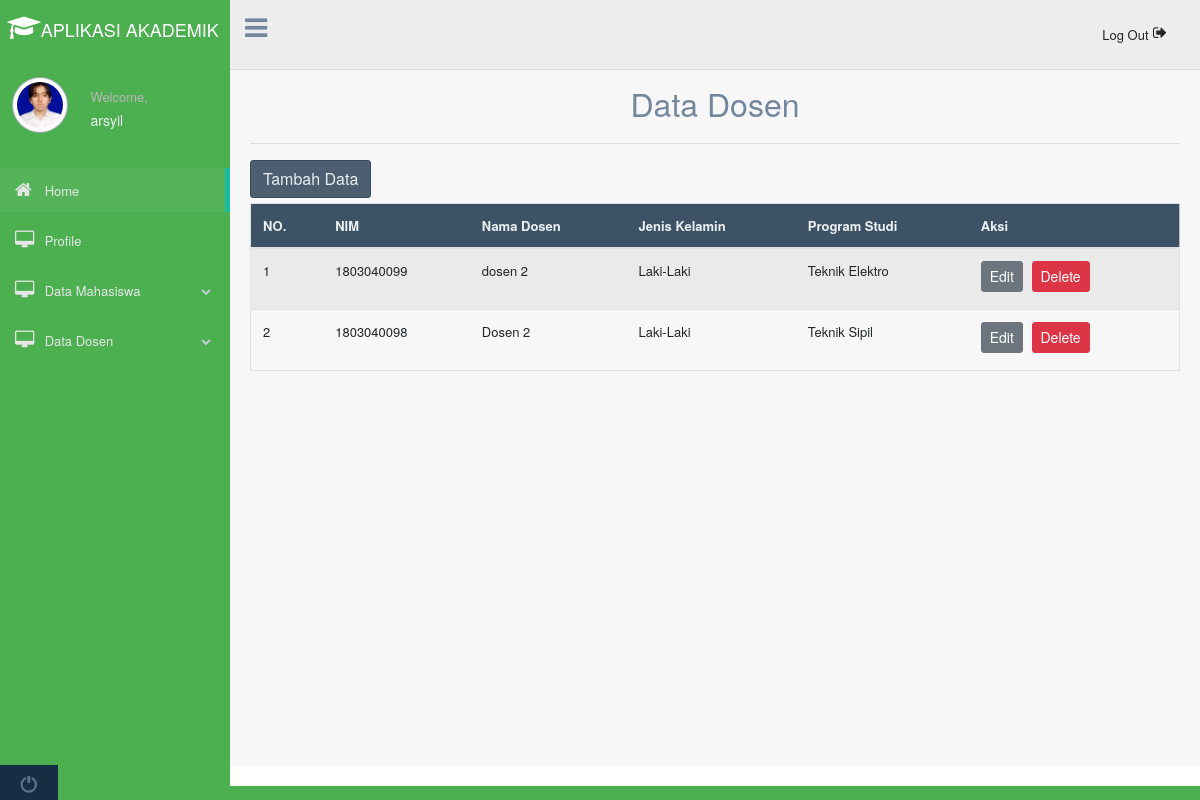
Page /main.php?page=tampil_dsn (signed in) on the committed database.
### tables this page shows
CREATE TABLE `users` (
  `id` bigint(20) NOT NULL,
  `user_id` bigint(20) NOT NULL,
  `user_name` varchar(100) NOT NULL,
  `user_email` varchar(25) NOT NULL,
  `password` varchar(100) NOT NULL,
  `user_hp` varchar(15) NOT NULL,
  `date` timestamp NOT NULL DEFAULT current_timestamp() ON UPDATE current_timestamp()
);

CREATE TABLE `dosen` (
  `Nimd` int(10) NOT NULL,
  `Nama_Dsn` varchar(50) NOT NULL,
  `Jenis_Kelamind` varchar(50) NOT NULL,
  `Program_Studid` varchar(40) NOT NULL
);

### functions.php (called while the page is built, shortened)
<?php
function check_login($koneksi){
   if (isset($_SESSION['user_id'])){
    $id = $_SESSION['user_id'];
    $query = "SELECT * FROM users WHERE user_id = '$id' limit 2";
    $result = mysqli_query($koneksi,$query);
    if($result && mysqli_num_rows($result) > 0){
      $user_data = mysqli_fetch_assoc($result);
      return $user_data;
    }
   }
   die;
}

### tampild.php (the view, shortened to what this page needs)
<?php
include('config.php');
?>
	<div class="container" style="margin-top:20px">
		<center><font size="6">Data Dosen</font></center>
		<hr>
		<a href="main.php?page=tambah_dsn"><button class="btn btn-dark right">Tambah Data</button></a>
		<div class="table-responsive">
		<table class="table table-striped jambo_table bulk_action">
			<thead>
				<tr>
					<th>NO.</th>
					<th>NIM</th>
					<th>Nama Dosen</th>
					<th>Jenis Kelamin</th>
					<th>Program Studi</th>
					<th>Aksi</th>
				</tr>
			</thead>
			<tbody>
				<?php
				$sql = mysqli_query($koneksi, "SELECT * FROM dosen ORDER BY Nimd DESC") or die(mysqli_error($koneksi));
				if(mysqli_num_rows($sql) > 0){
					$no = 1;
					while($data = mysqli_fetch_assoc($sql)){
						echo '
						<tr>
							<td>'.$no.'</td>
							<td>'.$data['Nimd'].'</td>
							<td>'.$data['Nama_Dsn'].'</td>
							<td>'.$data['Jenis_Kelamind'].'</td>
							<td>'.$data['Program_Studid'].'</td>
							<td>
								<a href="main.php?page=edit_dsn&Nimd='.$data['Nimd'].'" class="btn btn-secondary btn-sm">Edit</a>
								<a href="deleted.php?Nimd='.$data['Nimd'].'" class="btn btn-danger btn-sm" onclick="return confirm(\'Yakin ingin menghapus data ini?\')">Delete</a>
							</td>
						</tr>
						';
						$no++;
					}
				}else{
					echo '
					<tr>
						<td colspan="6">Tidak ada data.</td>
					</tr>
					';
				}
				?>
		</table>
	</div>
	</div>

### main.php (shortened to what this page needs)
<?php
    include("config.php");
    include("functions.php");
    $id = $_SESSION['user_id'];
    $user_data = check_login($koneksi);
?>
<!DOCTYPE html>
<html lang="en">
  <head>
    <link href="assets/bootstrap/dist/css/bootstrap.min.css" rel="stylesheet">
    <link href="assets/font-awesome/css/font-awesome.min.css" rel="stylesheet">
    <link href="assets/nprogress/nprogress.css" rel="stylesheet">
    <link href="assets/iCheck/skins/flat/green.css" rel="stylesheet">
    <link href="assets/bootstrap-progressbar/css/bootstrap-progressbar-3.3.4.min.css" rel="stylesheet">
    <link href="assets/css/custom.min.css" rel="stylesheet">
  </head>
  <body class="nav-md">
    <div class="container body">
      <div class="main_container">
        <div class="col-md-3 left_col">
          <div class="left_col scroll-view">
            <div class="navbar nav_title" style="border: 0;">
            <center>
            &nbsp; <a href="main.php" class="fa fa-mortar-board fa-2x" style="color:#fff;"><span><font size="4.95" color="white" face="Helvetica Neue">APLIKASI AKADEMIK</font></span></a>
            </center>
            </div>
            <div class="profile clearfix">
              <div class="profile_pic">
                <img src="<?php echo "$id.jpg";?>" alt="..." class="img-circle profile_img">
              </div>
              <div class="profile_info">
                <span>Welcome,</span>
                <h2><?php echo $user_data['user_name']; ?></h2>
              </div>
            </div>
            <br />
            <div id="sidebar-menu" class="main_menu_side hidden-print main_menu">
              <div class="menu_section">
                <ul class="nav side-menu">
                  <li><a href="main.php"><i class="fa fa-home"></i> Home <span class="fa fa-chevron"></span></a>
                  </li>
                  <li><a href="main.php?page=profile"><i class="fa fa-desktop"></i> Profile </a>
                  </li>
                  <li><a href="#"><i class="fa fa-desktop"></i> Data Mahasiswa <span class="fa fa-chevron-down"></span></a>
                  </li>
                  <li><a><i class="fa fa-desktop"></i> Data Dosen <span class="fa fa-chevron-down"></span></a>
                  </li>
                </ul>
              </div>
            </div>
            <div class="sidebar-footer hidden-small">
              <a data-toggle="tooltip" data-placement="top" title="Logout" href="logout.php">
                <span class="glyphicon glyphicon-off" aria-hidden="false"></span>
              </a>
            </div>
          </div>
        </div>
        <div class="top_nav">
          <div class="nav_menu">
              <div class="nav toggle">
                <a id="menu_toggle"><i class="fa fa-bars"></i></a>
              </div>
              <nav class="nav navbar-nav">
              <ul class=" navbar-right">
                <li class="nav-item dropdown open" >
                    <a class="dropdown-item"  href="logout.php"><i class="fa fa-sign-out pull-right"></i> Log Out</a>
                  </div>
          </div>
        </div>
        <div class="right_col" role="main">
      <?php
      $queries = array();
      parse_str($_SERVER['QUERY_STRING'], $queries);
      switch ($queries['page']) {
          case 'tampil_dsn':
            include 'tampild.php';
            break;
        }
        ?>
        </div>
        <footer>
        </footer>
      </div>
  </body>
</html>

### rows in the picture
users: user_name "arsyil"
dosen: Nimd "1803040099", Nama_Dsn "dosen 2", Jenis_Kelamind "Laki-Laki", Program_Studid "Teknik Elektro"
dosen: Nimd "1803040098", Nama_Dsn "Dosen 2", Jenis_Kelamind "Laki-Laki", Program_Studid "Teknik Sipil"
